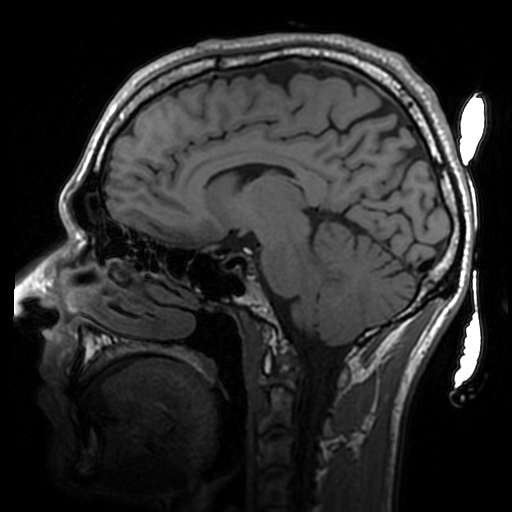
%> input picture Chapter 7/brain.jpg, 512 x 512 px
$ octave Ex7_3.m   (GNU Octave 9; MATLAB toolbox functions it lacks are replaced by stand-ins)
%> lines starting %> are read from the running program, lines starting %| are printed output that depends on the picture
%Read in image
im = imread('brain.jpg');
%> im is the input picture: size 512x512 uint8; min 0, max 255, mean 42.6
imagesc(im)
colormap bone

%Fourier transform
FT = fftshift(fft2(im));

%Modify k-space
exercise = 6;
switch exercise
    case 1
        %Set half to zero
        for i = 2:2:size(FT, 1)
           FT(i,:) = 0;
        end
    case 2
        %Delete half
        new_k_space = zeros(size(FT,1)/2, size(FT,2));
        for i = 1:size(new_k_space,1)
            new_k_space(i,:) = FT(i*2,:);
        end
        FT = new_k_space;
    case 3
        %zero-fill the centre
        FT(250:262, 250:262) = 0;
    case 4
        %zero-fill the edges
        FT(1:200,:) = 0;
        FT(312:512,:) = 0;
        FT(:,1:200) = 0;
        FT(:, 312:512) = 0;
    case 5
        %zero-fill left half
        FT(:, 1:256) = 0;
    case 6
        %zero-fill bottom half
        FT(257:512,:) = 0;
end

figure
imagesc(log(abs(FT)))
title('Log of Modified k-space of Image')
xlabel('k_x')
ylabel('k_y')
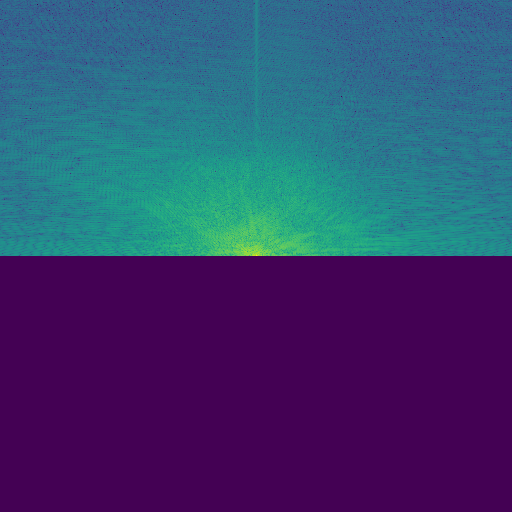
%> displayed picture: size 512x512x3, on the screen's scale of 0 to 255; mean R, G, B 55.3, 63.4, 111.8

%Inverse FT to revert to image
M_inv = ifft2(FT);

%Plot image from top
figure
imagesc(abs(M_inv))
colormap bone
xlabel('x')
ylabel('y')
title('Image from modified k-space')
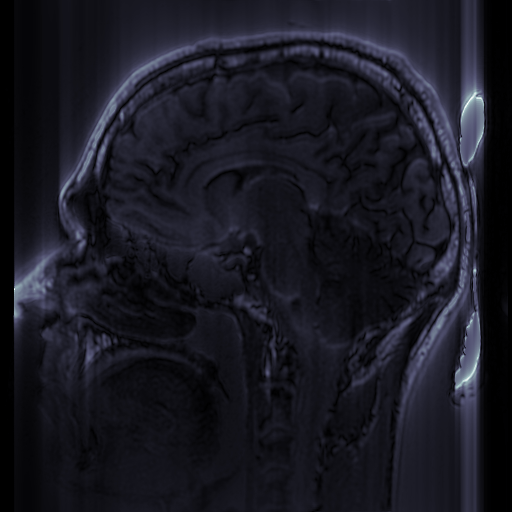
%> displayed picture: size 512x512x3, on the screen's scale of 0 to 255; mean R, G, B 24.9, 25.2, 34.5
